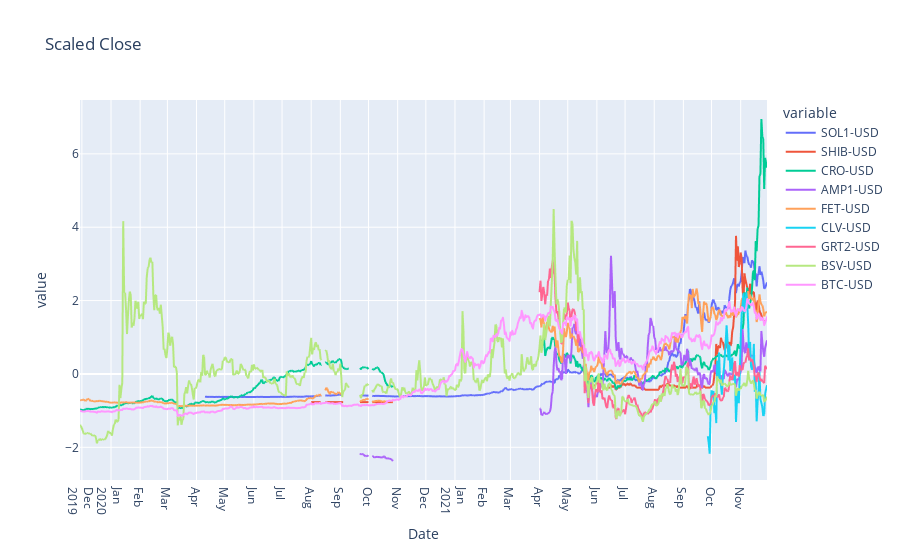

The notebook cell this image was saved under:
### Code cell
import plotly.express as px
#df = px.data.stocks()
fig = px.line(close_scaled, x="Date", y=close_scaled.columns,
              hover_data={"Date": "|%B %d, %Y"},
              title='Scaled Close')
fig.update_xaxes(
    dtick="M1",
    tickformat="%b\n%Y")
fig.show()

### Figure 1 — Plotly figure (JSON) as saved in the notebook; plotly's stock layout.template omitted (floating-point values rounded to 4 significant figures; data arrays with more than 128 entries replaced by an {"elided": "..."} marker saying what was removed)
{"data": [{"hovertemplate": "variable=SOL1-USD<br>Date=%{x|%B %d, %Y}<br>value=%{y}<extra></extra>", "legendgroup": "SOL1-USD", "line": {"color": "#636efa", "dash": "solid"}, "marker": {"symbol": "circle"}, "mode": "lines", "name": "SOL1-USD", "showlegend": true, "type": "scattergl", "x": {"elided": "727 str values"}, "xaxis": "x", "y": {"elided": "727 float values"}, "yaxis": "y"}, {"hovertemplate": "variable=SHIB-USD<br>Date=%{x|%B %d, %Y}<br>value=%{y}<extra></extra>", "legendgroup": "SHIB-USD", "line": {"color": "#EF553B", "dash": "solid"}, "marker": {"symbol": "circle"}, "mode": "lines", "name": "SHIB-USD", "showlegend": true, "type": "scattergl", "x": {"elided": "727 str values"}, "xaxis": "x", "y": {"elided": "727 float values"}, "yaxis": "y"}, {"hovertemplate": "variable=CRO-USD<br>Date=%{x|%B %d, %Y}<br>value=%{y}<extra></extra>", "legendgroup": "CRO-USD", "line": {"color": "#00cc96", "dash": "solid"}, "marker": {"symbol": "circle"}, "mode": "lines", "name": "CRO-USD", "showlegend": true, "type": "scattergl", "x": {"elided": "727 str values"}, "xaxis": "x", "y": {"elided": "727 float values"}, "yaxis": "y"}, {"hovertemplate": "variable=AMP1-USD<br>Date=%{x|%B %d, %Y}<br>value=%{y}<extra></extra>", "legendgroup": "AMP1-USD", "line": {"color": "#ab63fa", "dash": "solid"}, "marker": {"symbol": "circle"}, "mode": "lines", "name": "AMP1-USD", "showlegend": true, "type": "scattergl", "x": {"elided": "727 str values"}, "xaxis": "x", "y": {"elided": "727 float values"}, "yaxis": "y"}, {"hovertemplate": "variable=FET-USD<br>Date=%{x|%B %d, %Y}<br>value=%{y}<extra></extra>", "legendgroup": "FET-USD", "line": {"color": "#FFA15A", "dash": "solid"}, "marker": {"symbol": "circle"}, "mode": "lines", "name": "FET-USD", "showlegend": true, "type": "scattergl", "x": {"elided": "727 str values"}, "xaxis": "x", "y": {"elided": "727 float values"}, "yaxis": "y"}, {"hovertemplate": "variable=CLV-USD<br>Date=%{x|%B %d, %Y}<br>value=%{y}<extra></extra>", "legendgroup": "CLV-USD", "line": {"color": "#19d3f3", "dash": "solid"}, "marker": {"symbol": "circle"}, "mode": "lines", "name": "CLV-USD", "showlegend": true, "type": "scattergl", "x": {"elided": "727 str values"}, "xaxis": "x", "y": {"elided": "727 float values"}, "yaxis": "y"}, {"hovertemplate": "variable=GRT2-USD<br>Date=%{x|%B %d, %Y}<br>value=%{y}<extra></extra>", "legendgroup": "GRT2-USD", "line": {"color": "#FF6692", "dash": "solid"}, "marker": {"symbol": "circle"}, "mode": "lines", "name": "GRT2-USD", "showlegend": true, "type": "scattergl", "x": {"elided": "727 str values"}, "xaxis": "x", "y": {"elided": "727 float values"}, "yaxis": "y"}, {"hovertemplate": "variable=BSV-USD<br>Date=%{x|%B %d, %Y}<br>value=%{y}<extra></extra>", "legendgroup": "BSV-USD", "line": {"color": "#B6E880", "dash": "solid"}, "marker": {"symbol": "circle"}, "mode": "lines", "name": "BSV-USD", "showlegend": true, "type": "scattergl", "x": {"elided": "727 str values"}, "xaxis": "x", "y": {"elided": "727 float values"}, "yaxis": "y"}, {"hovertemplate": "variable=BTC-USD<br>Date=%{x|%B %d, %Y}<br>value=%{y}<extra></extra>", "legendgroup": "BTC-USD", "line": {"color": "#FF97FF", "dash": "solid"}, "marker": {"symbol": "circle"}, "mode": "lines", "name": "BTC-USD", "showlegend": true, "type": "scattergl", "x": {"elided": "727 str values"}, "xaxis": "x", "y": {"elided": "727 float values"}, "yaxis": "y"}], "layout": {"autosize": true, "legend": {"title": {"text": "variable"}, "tracegroupgap": 0}, "title": {"text": "Scaled Close"}, "xaxis": {"anchor": "y", "autorange": true, "domain": [0, 1], "dtick": "M1", "range": ["2019-11-29", "2021-11-29"], "tickformat": "%b\n%Y", "title": {"text": "Date"}, "type": "date"}, "yaxis": {"anchor": "x", "autorange": true, "domain": [0, 1], "range": [-2.891, 7.468], "title": {"text": "value"}, "type": "linear"}}}
